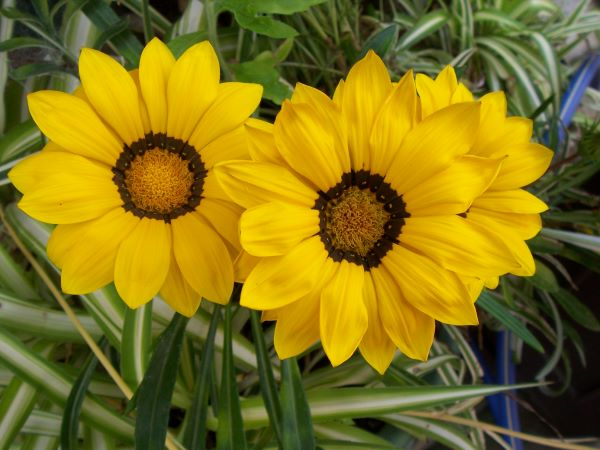
#> input picture img/images_1.jpg, 600 x 450 px, found by its file name
$ python test.py
#> lines starting #> are read from the running program, lines starting #| are printed output that depends on the picture; after the words box and inside, x2 and y2 are one past the last pixel; in counts of white or black regions, pixels touching at a corner belong together
import cv2 as cv
import numpy as np

img = cv.imread("G:\GUI\ArUco-Markers-Detection-for-MARS-ROVER\img\images_1.jpg")
#> img is the input picture: shape (450, 600, 3); mean B, G, R 24.5, 115.3, 130.3
print(img.shape)
#| (450, 600, 3)

cv.putText(
    img=img,
    text=f"OpenCV version: {cv.__version__}",
    org=(30, 40),
    fontFace=cv.FONT_HERSHEY_PLAIN,
    fontScale=1.5,
    color=(0, 255, 0),
    thickness=2,
    lineType=cv.LINE_AA)
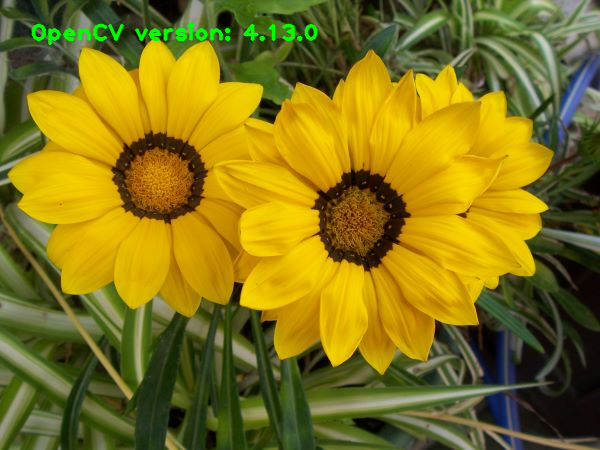
#> img: shape (450, 600, 3); 0.97% of pixels changed, all inside (x1, y1, x2, y2) = (31, 22, 318, 46)
cv.imshow("Image", img)
cv.waitKey(10000)
cv.destroyAllWindows()
